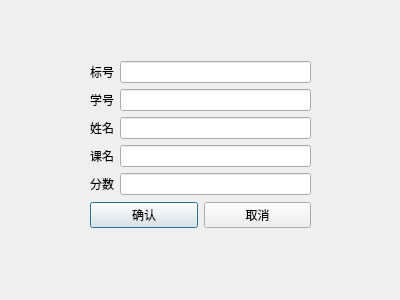
<?xml version="1.0" encoding="UTF-8"?>
<ui version="4.0">
 <class>scoreeditdialog</class>
 <widget class="QDialog" name="scoreeditdialog">
  <property name="geometry">
   <rect>
    <x>0</x>
    <y>0</y>
    <width>400</width>
    <height>300</height>
   </rect>
  </property>
  <property name="windowTitle">
   <string>Dialog</string>
  </property>
  <widget class="QWidget" name="">
   <property name="geometry">
    <rect>
     <x>90</x>
     <y>60</y>
     <width>221</width>
     <height>171</height>
    </rect>
   </property>
   <layout class="QVBoxLayout" name="verticalLayout_3">
    <item>
     <layout class="QHBoxLayout" name="horizontalLayout">
      <item>
       <layout class="QVBoxLayout" name="verticalLayout">
        <item>
         <widget class="QLabel" name="label_5">
          <property name="text">
           <string>标号</string>
          </property>
         </widget>
        </item>
        <item>
         <widget class="QLabel" name="label">
          <property name="text">
           <string>学号</string>
          </property>
         </widget>
        </item>
        <item>
         <widget class="QLabel" name="label_2">
          <property name="text">
           <string>姓名</string>
          </property>
         </widget>
        </item>
        <item>
         <widget class="QLabel" name="label_3">
          <property name="text">
           <string>课名</string>
          </property>
         </widget>
        </item>
        <item>
         <widget class="QLabel" name="label_4">
          <property name="text">
           <string>分数</string>
          </property>
         </widget>
        </item>
       </layout>
      </item>
      <item>
       <layout class="QVBoxLayout" name="verticalLayout_2">
        <item>
         <widget class="QLineEdit" name="id"/>
        </item>
        <item>
         <widget class="QLineEdit" name="sno"/>
        </item>
        <item>
         <widget class="QLineEdit" name="name"/>
        </item>
        <item>
         <widget class="QLineEdit" name="classname"/>
        </item>
        <item>
         <widget class="QLineEdit" name="score"/>
        </item>
       </layout>
      </item>
     </layout>
    </item>
    <item>
     <layout class="QHBoxLayout" name="horizontalLayout_2">
      <item>
       <widget class="QPushButton" name="confirm">
        <property name="text">
         <string>确认</string>
        </property>
       </widget>
      </item>
      <item>
       <widget class="QPushButton" name="cancel">
        <property name="text">
         <string>取消</string>
        </property>
       </widget>
      </item>
     </layout>
    </item>
   </layout>
  </widget>
 </widget>
 <resources/>
 <connections/>
</ui>
